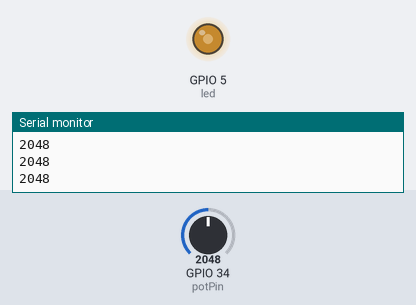
A sketch run on a simulated ESP32. On the bench: output pins drawn as LEDs (lit = HIGH), the last lines printed to the serial monitor. The inputs (shaded band) are chosen by the test bench; at power-on: GPIO 34 (potPin) = 2048.

Above: at 1.2 s.
1.3 s: GPIO 34 (potPin) set to 2866
At 1.8 s:
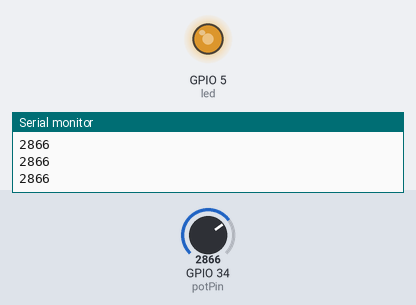
2.8 s: GPIO 34 (potPin) set to 3603
At 4.0 s:
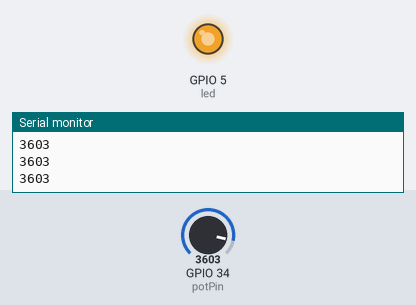
4.3 s: GPIO 34 (potPin) set to 491
At 5.5 s:
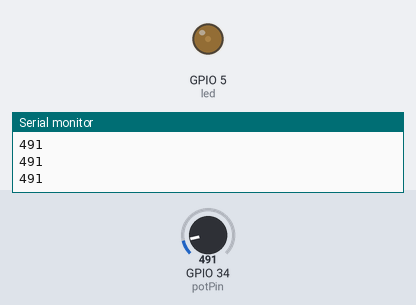
5.8 s: GPIO 34 (potPin) set to 0
At 6.6 s:
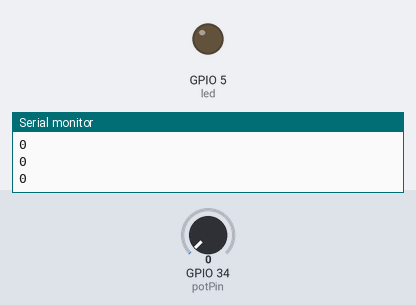
7.3 s: GPIO 34 (potPin) set to 2047
At 7.8 s:
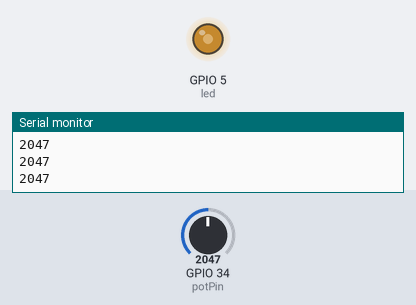
Timing chart, 0 to 9.8 s (numbered marks = the images above; inputs shaded):
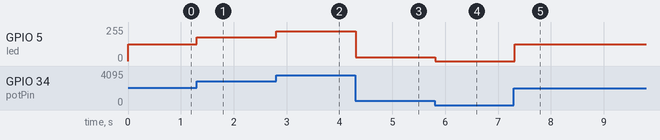

Measured:
- after the input at 1.3 s, GPIO 5 (led): 127/255 → 177/255 at once
- after the input at 2.8 s, GPIO 5 (led): 177/255 → 223/255 at once
- after the input at 4.3 s, GPIO 5 (led): 223/255 → 30/255 at once
- after the input at 5.8 s, GPIO 5 (led): 30/255 → 0/255 at once
- after the input at 7.3 s, GPIO 5 (led): 0/255 → 127/255 at once

The sketch:

main.ino
```cpp
const int potPin = 34;     // ADC pin connected to potentiometer
const int led = 5;         // PWM output pin connected to LED

int dutyCycle = 0;         // PWM duty cycle (0–255)
int potValue = 0;          // Raw analog value from potentiometer

const int freq = 1000;     // PWM frequency in Hz
const int resolution = 8;   // PWM resolution (8-bit = 0–255)

void setup() {
  Serial.begin(115200);    // Initialize serial communication for debugging

  pinMode(led, OUTPUT);    // Set LED pin as output

  // Attach PWM channel to LED pin with defined frequency and resolution
  ledcAttach(led, freq, resolution);
}

void loop() {
  // Read raw ADC value from potentiometer (0–4095 on ESP32)
  potValue = analogRead(potPin);

  // Map ADC range (0–4095) to PWM range (0–255)
  dutyCycle = map(potValue, 0, 4095, 0, 255);

  // Write PWM signal to LED pin
  ledcWrite(led, dutyCycle);

  // Print raw potentiometer value for debugging
  Serial.println(potValue);

  delay(15); // Small delay to stabilize readings
}
```
